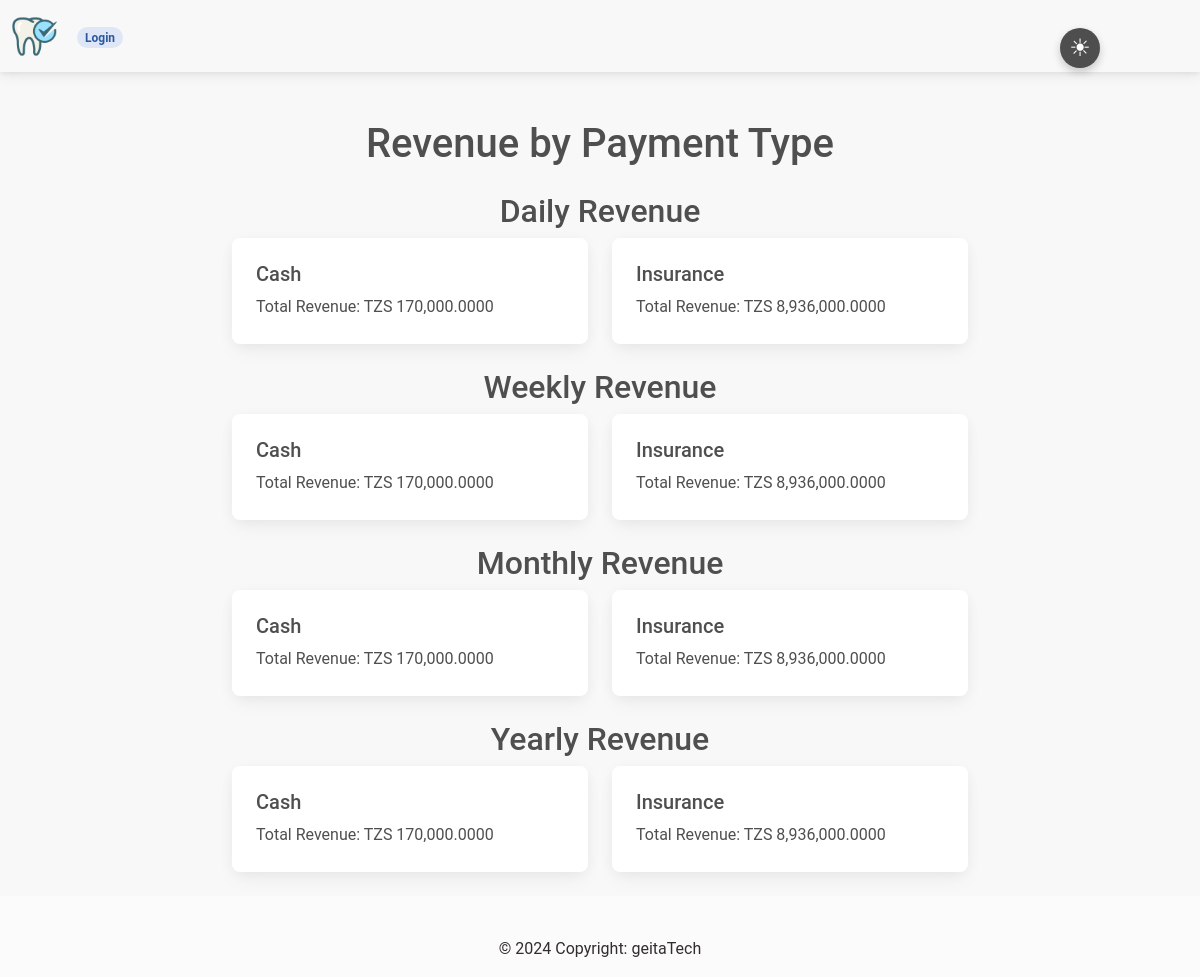
The page /reports/ on the database its author committed.
### patient/models.py (models this page shows)
class PaymentType(models.Model):
    name = models.CharField(max_length=255)
    def __str__(self):
        return self.name

### patient/views.py (the view)
# urls.py: path('reports/', views.RevenueByPaymentTypeView.as_view(), name='reports'),
class RevenueByPaymentTypeView(View):
    def get(self, request, *args, **kwargs):
        payment_types = PaymentType.objects.all()
        today = datetime.now().date()
        last_week_start = today - timedelta(days=today.weekday() + 7)
        last_month_start = today.replace(day=1) - timedelta(days=1)
        last_year_start = today.replace(month=1, day=1) - timedelta(days=1)
        daily_revenue = self.aggregate_revenue(today, today)
        weekly_revenue = self.aggregate_revenue(last_week_start, today)
        monthly_revenue = self.aggregate_revenue(last_month_start, today)
        yearly_revenue = self.aggregate_revenue(last_year_start, today)
        context = {
            'payment_types': payment_types,
            'daily_revenue': daily_revenue,
            'weekly_revenue': weekly_revenue,
            'monthly_revenue': monthly_revenue,
            'yearly_revenue': yearly_revenue,
        }
        return render(request, 'revenue_by_payment_type.html', context)
    def aggregate_revenue(self, start_date, end_date):
        revenue_data = []
        payment_types = PaymentType.objects.all()
        for payment_type in payment_types:
            total_revenue = 0
            medical_histories = MedicalHistory.objects.filter(
                payment_type=payment_type,
                created_at__date__range=(start_date, end_date)
            )
            for history in medical_histories:
                total_revenue += history.calculate_total_price()
            revenue_data.append({
                'payment_type': payment_type,
                'total_revenue': total_revenue,
            })
        return revenue_data

### patient/template_context.py (called while the page is built)
def upcoming_follow_up_count(request):
    today = datetime.now().date()
    tomorrow = today + timedelta(days=1)
    upcoming_follow_up_count = MedicalHistory.objects.filter(follow_up_date=tomorrow).count()
    return {'upcoming_follow_up_count': upcoming_follow_up_count}

### patient/templates/revenue_by_payment_type.html (shortened to what this page needs)
{% extends 'base.html' %}
{% load humanize %}
{% block content %}
<div class="container mt-5">
    <h1 class="mb-4 text-center">Revenue by Payment Type</h1>
    <h2>Daily Revenue</h2>
    <div class="row">
        {% for item in daily_revenue %}
        <div class="col-md-4 mb-4">
            <div class="card">
                <div class="card-body">
                    <h5 class="card-title">{{ item.payment_type }}</h5>
                    <p class="card-text">Total Revenue: TZS {{ item.total_revenue|intcomma }}</p>
                </div>
            </div>
        </div>
        {% endfor %}
    </div>
    <h2>Weekly Revenue</h2>
    <div class="row">
        {% for item in weekly_revenue %}
        <div class="col-md-4 mb-4">
            <div class="card">
                <div class="card-body">
                    <h5 class="card-title">{{ item.payment_type }}</h5>
                    <p class="card-text">Total Revenue: TZS {{ item.total_revenue|intcomma }}</p>
                </div>
            </div>
        </div>
        {% endfor %}
    </div>
    <h2>Monthly Revenue</h2>
    <div class="row">
        {% for item in monthly_revenue %}
        <div class="col-md-4 mb-4">
            <div class="card">
                <div class="card-body">
                    <h5 class="card-title">{{ item.payment_type }}</h5>
                    <p class="card-text">Total Revenue: TZS {{ item.total_revenue|intcomma }}</p>
                </div>
            </div>
        </div>
        {% endfor %}
    </div>
    <h2>Yearly Revenue</h2>
    <div class="row">
        {% for item in yearly_revenue %}
        <div class="col-md-4 mb-4">
            <div class="card">
                <div class="card-body">
                    <h5 class="card-title">{{ item.payment_type }}</h5>
                    <p class="card-text">Total Revenue: TZS {{ item.total_revenue|intcomma }}</p>
                </div>
            </div>
        </div>
        {% endfor %}
    </div>
</div>
{% endblock %}

### static/css/color_switch.css (style rules this page uses)
body { background-color: #f8f8f8; }

### patient/templates/revenue_by_payment_type.html (style rules this page uses)
.row { justify-content: center; }
h2 { text-align: center; }

### rows shown on the page
PaymentType: payment_type "Cash", total_revenue "170,000.0000"
PaymentType: payment_type "Insurance", total_revenue "8,936,000.0000"
